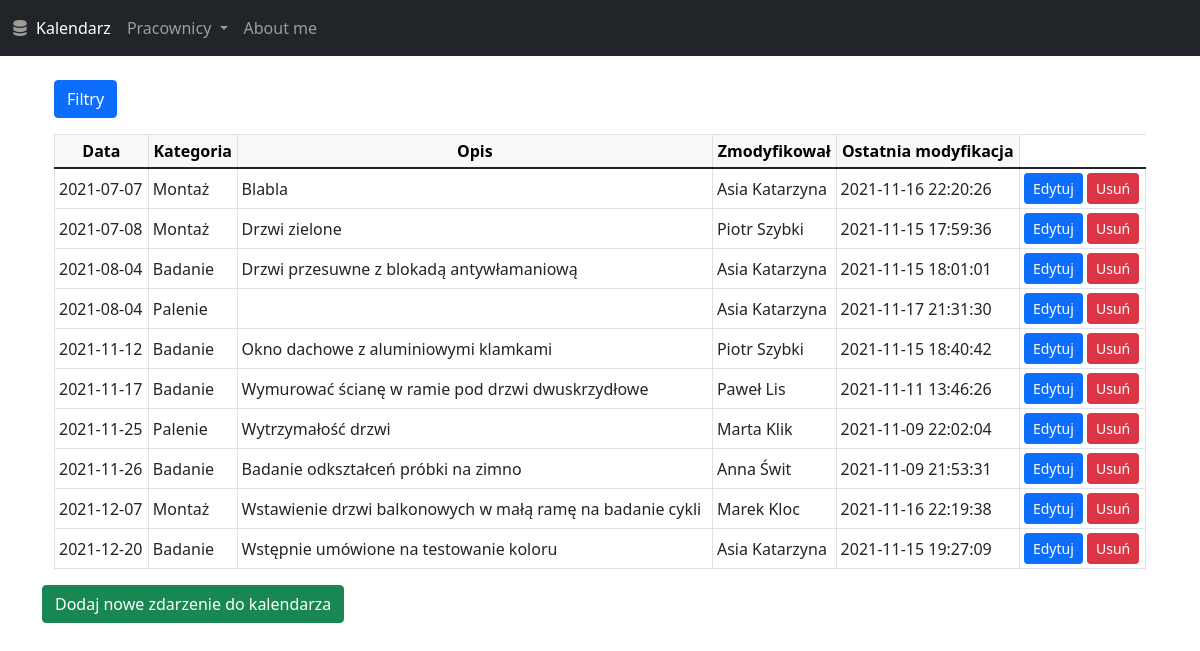
The page /database on the database as committed earlier.
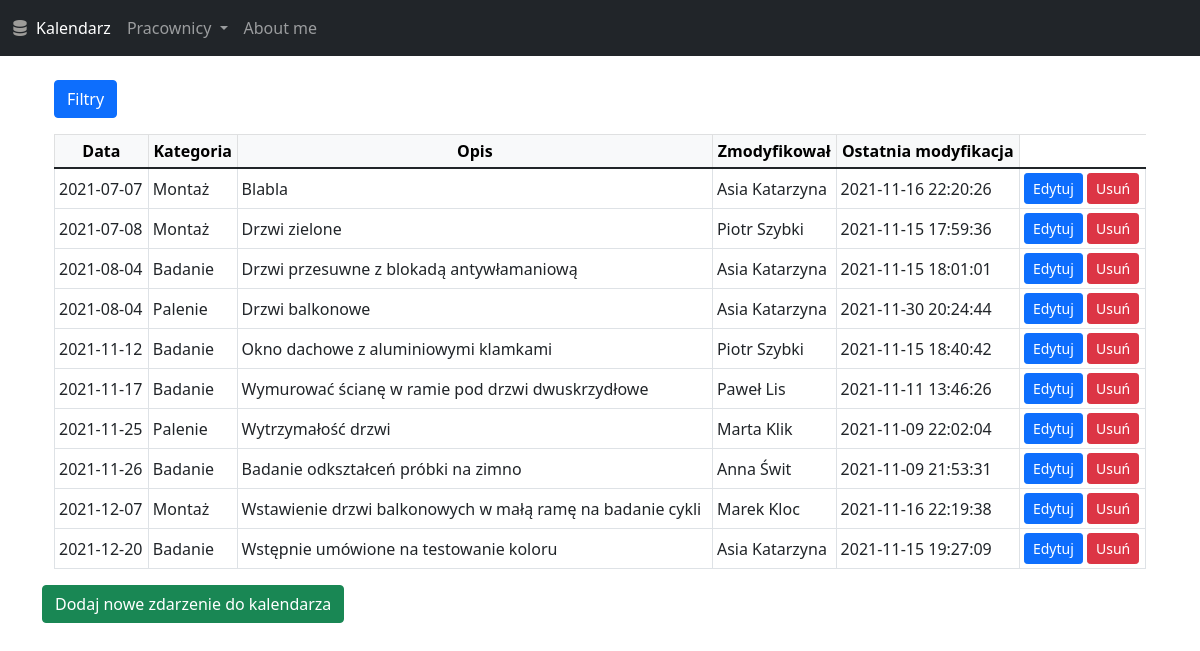
The same page on the database as committed later.
### app.py (models this page shows, shortened)
class Kalendarz(db.Model):
    __tablename__ = 'Kalendarz'
    id = db.Column(db.Integer, primary_key=True)
    data_wydarzenia = db.Column(db.DateTime)
    kategoria = db.Column(db.String)
    opis = db.Column(db.Text)
    wstawil = db.Column(db.String)
    last_update = db.Column(db.DateTime)

### app.py (the view)
@app.route('/database', methods=['GET', 'POST'])
def testdb():
    print(request.method)
    try:
        if request.method == "POST":
            cat_filter = request.form["category_filter"]
            per_filter = request.form['modify_by_filter']
            if cat_filter == '' and per_filter != '':
                kalendarz = Kalendarz.query.order_by(
                    Kalendarz.data_wydarzenia).filter(
                    Kalendarz.wstawil == per_filter).all()
            elif per_filter == '' and cat_filter != '':
                kalendarz = Kalendarz.query.order_by(
                    Kalendarz.data_wydarzenia).filter(
                    Kalendarz.kategoria == cat_filter).all()
            elif per_filter == '' and cat_filter == '':
                kalendarz = Kalendarz.query.order_by(
                    Kalendarz.data_wydarzenia).all()
            else:
                kalendarz = Kalendarz.query.order_by(
                    Kalendarz.data_wydarzenia).filter(and_(
                        Kalendarz.kategoria == cat_filter, Kalendarz.wstawil == per_filter)).all()
        else:
            kalendarz = Kalendarz.query.order_by(
                Kalendarz.data_wydarzenia).all()
        for item in kalendarz:
            item.data_wydarzenia = item.data_wydarzenia.strftime(
                "%Y-%m-%d")
            item.last_update = item.last_update.strftime(
                "%Y-%m-%d %H:%M:%S")
        return render_template('database.html',  output_data=kalendarz, kat_filter=task_categories, modified_by=moder_guy)
    except Exception as e:
        error_text = "<p>The error:<br>" + str(e) + "</p>"
        hed = '<h1>Something is broken.</h1>'
        return hed + error_text

### templates/database.html (shortened to what this page needs)
{% extends 'base.html' %}
{% block content %}
<div class="container">
    <br>
    <div class="container">
        <p>
            <a class="btn btn-primary" data-bs-toggle="collapse" href="#collapseExample" role="button"
                aria-expanded="false" aria-controls="collapseExample">
                Filtry
            </a>
        </p>
        <table class="table table-bordered table-sm">
            <thead class="table-light">
                <tr>
                    <th class="align-middle text-center" data-field="Data" data-filter-control="select"
                        data-sortable="true">
                        Data
                    </th>
                    <th class="align-middle text-center" data-field="Kategoria" data-filter-control="select"
                        data-sortable="true">
                        Kategoria
                    </th>
                    <th class="align-middle text-center" data-field="Opis" data-filter-control="select"
                        data-sortable="true">
                        Opis
                    </th>
                    <th class="align-middle text-center" data-field="Wstawil" data-filter-control="select"
                        data-sortable="true">
                        Zmodyfikował
                    </th>
                    <th class="align-middle text-center" data-field="LastUpdate" data-filter-control="select"
                        data-sortable="true">
                        Ostatnia modyfikacja
                    </th>
                </tr>
            </thead>
            <tbody>
                {% for row in output_data %}
                <tr>
                    <td class="align-middle">{{row.data_wydarzenia}}</td>
                    <td class="align-middle">{{row.kategoria}}</td>
                    <td class="align-middle">{{row.opis}}</td>
                    <td class="align-middle">{{row.wstawil}}</td>
                    <td class="align-middle">{{row.last_update}}</td>
                    <td>
                        <a class="btn btn-primary btn-sm" href="/database_update/{{row.id}}"> Edytuj</a>
                        <a class="btn btn-danger btn-sm" href="/database_delete/{{row.id}}"> Usuń</a>
                    </td>
                </tr>
                {% endfor %}
            </tbody>
        </table>
    </div>
    <a class="btn btn-success" href='/database_add_new_event'>Dodaj nowe zdarzenie do kalendarza</a>
</div>
{% endblock %}

Rows that differ between the two databases and show on the page:
changed Kalendarz: opis (not shown) → "Drzwi balkonowe"; last_update "2021-11-17 21:31:30" → "2021-11-30 20:24:44"
